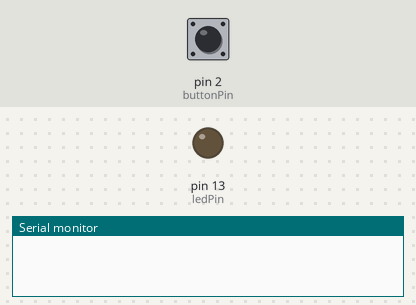
Simulated run of this sketch. Board: Arduino Uno, built with avr-gcc and run on an emulated ATmega328P. Shown: output pins drawn as LEDs (lit = HIGH), the last lines printed to the serial monitor. Inputs (shaded band) come from the test bench; at power-on: pin 2 (buttonPin) HIGH.

Above: at 1.2 s.
1.3 s: pin 2 (buttonPin) pulled LOW for 0.15 s
At 2.4 s:
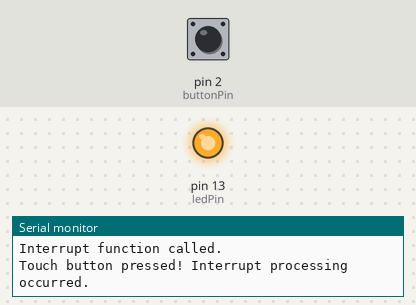
Timing chart, 0 to 4.3 s (numbered marks = the images above; inputs shaded):
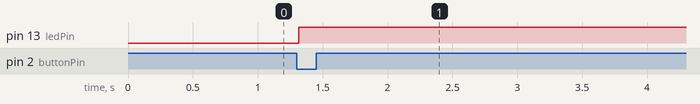

Measured:
- after the input at 1.3 s, pin 13 (ledPin): LOW → HIGH at once

The sketch:

Interrupt_serial_comm.ino
```cpp
const int buttonPin = 2; // The pin to which the touch button is connected
const int ledPin = 13; // The pin to which the LED is connected
volatile bool buttonPressed = false; // Flag for interrupt processing


void setup() {
  Serial.begin(9600);
  pinMode(buttonPin, INPUT); // Set the touch button pin as input
  pinMode(ledPin, OUTPUT); // Set the LED pin as output
  // Attach a function to the falling edge interrupt
  attachInterrupt(digitalPinToInterrupt(buttonPin), buttonInterrupt, FALLING);
}

void loop() {
  if (buttonPressed) {
    noInterrupts(); // Disable interrupts to ensure atomic operation
    Serial.println("Touch button pressed! Interrupt processing occurred.");
    digitalWrite(ledPin, HIGH); // Turn on the LED
    interrupts(); // Re-enable interrupts
    buttonPressed = false; // Reset the flag
  }
}

void buttonInterrupt() {
  // Interrupt function
  noInterrupts(); // Disable interrupts to ensure atomic operation
  Serial.println("Interrupt function called.");
  buttonPressed = true;
  digitalWrite(ledPin, LOW); // Turn off the LED
  interrupts(); // Re-enable interrupts
}
```
